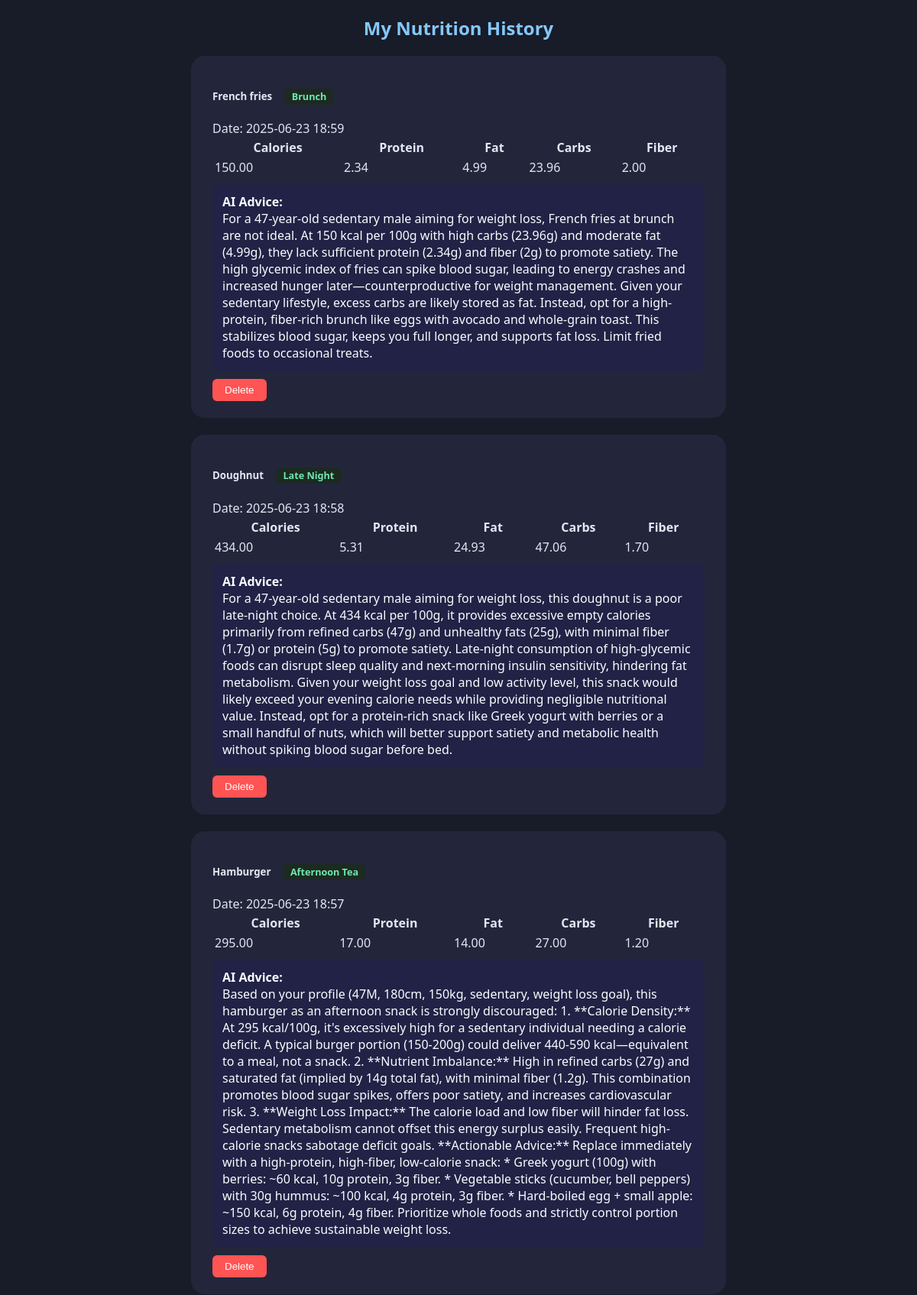
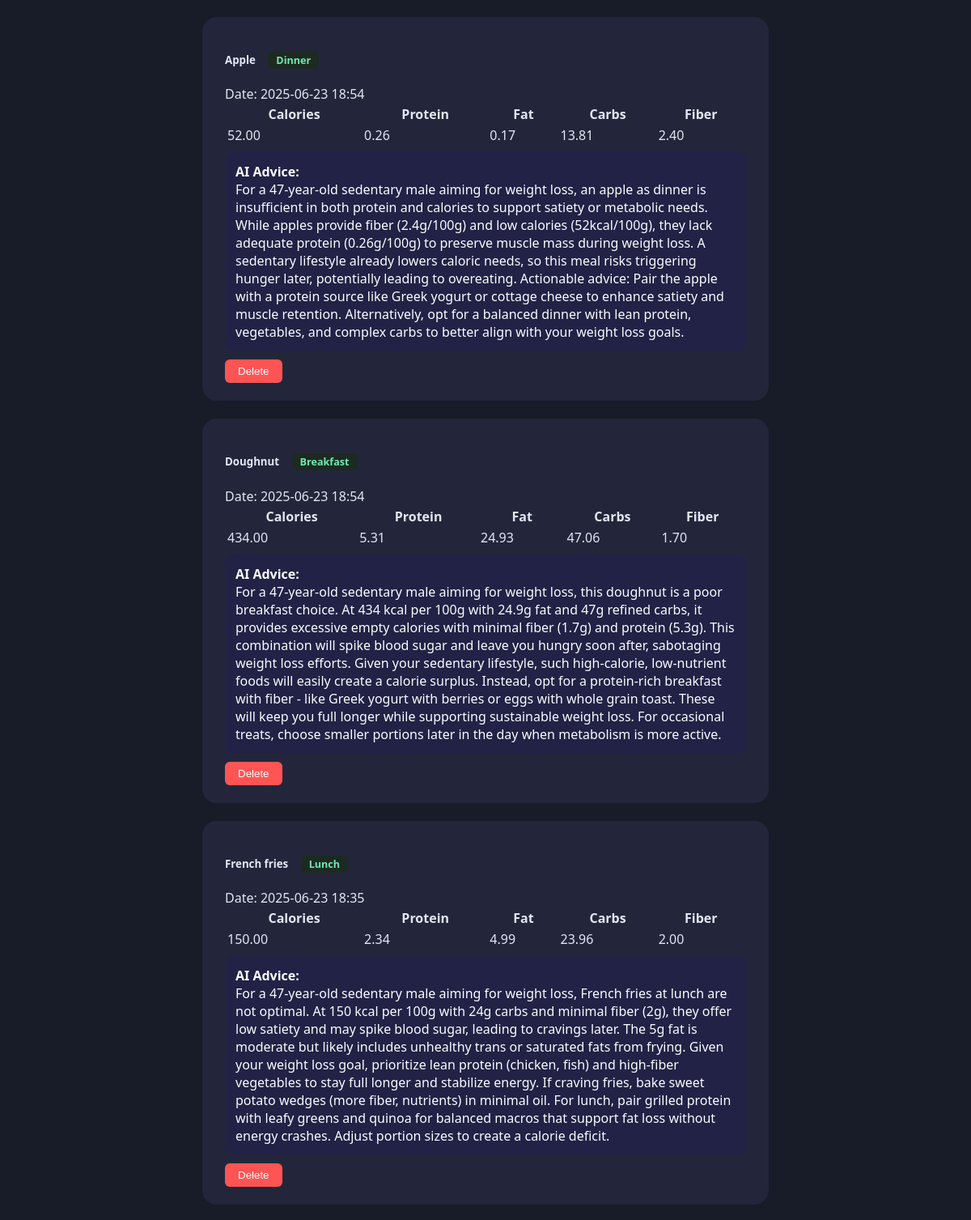
The page /history (signed in, upper part) on the database its author committed (2 pictures, top to bottom).
### backend/models.py (models this page shows)
class AnalysisHistory(db.Model):
    id = db.Column(db.Integer, primary_key=True)
    user_id = db.Column(db.Integer, nullable=False)
    food_name = db.Column(db.String(100))
    nutrients = db.Column(db.Text)
    ai_advice = db.Column(db.Text)
    timestamp = db.Column(db.DateTime, default=datetime.utcnow)
    tag = db.Column(db.String(20))

### app.py (the view)
    @app.route('/history')
    def history():
        if 'user_id' not in session:
            flash('Please log in first!')
            return redirect(url_for('login'))
        records = AnalysisHistory.query.filter_by(user_id=session['user_id']).order_by(
            AnalysisHistory.timestamp.desc()).all()
        for r in records:
            try:
                r.nutrients_dict = json.loads(r.nutrients)
            except Exception:
                r.nutrients_dict = {}
        return render_template('history.html', records=records)

### templates/history.html (shortened to what this page needs)
<!DOCTYPE html>
<html lang="en">
<head>
</head>
<body>
<h2 style="text-align:center;color:#84c8fa;">My Nutrition History</h2>
<div style="max-width:700px; margin:0 auto;">
    {% for item in records %}
    <div class="history-card">
        <h5>
            {{ item.food_name }}
            {% if item.tag %}
            <span class="meal-tag">
                            {{ item.tag.replace('_', ' ') | title }}
                        </span>
            {% endif %}
        </h5>
        <div>Date: {{ item.timestamp.strftime('%Y-%m-%d %H:%M') }}</div>
        <div class="nutrients-table">
            <table style="width:100%;">
                <tr>
                    {% for key in item.nutrients_dict.keys() %}
                    <th>{{ key|capitalize }}</th>
                    {% endfor %}
                </tr>
                <tr>
                    {% for value in item.nutrients_dict.values() %}
                    <td>
                        {% if value is number %}
                        {{ '%.2f'|format(value) }}
                        {% else %}
                        {{ value }}
                        {% endif %}
                    </td>
                    {% endfor %}
                </tr>
            </table>
        </div>
        {% if item.ai_advice %}
        <div class="advice"><b>AI Advice:</b><br>{{ item.ai_advice }}</div>
        {% endif %}
        <form action="{{ url_for('delete_history', history_id=item.id) }}" method="post" style="display:inline;">
            <button type="submit"
                    onclick="return confirm('Are you sure you want to delete this record?');"
                    style="background:#ff5454;color:#fff;border:none;border-radius:6px;padding:7px 16px;cursor:pointer;margin-top:10px;">
                Delete
            </button>
        </form>
    </div>
    {% endfor %}
</div>
</body>
</html>

### templates/history.html (style rules this page uses)
body { background: #181b28; color: #e2e6f3; font-family: 'Segoe UI', Arial, sans-serif; }
.history-card { background: #23263a; border-radius: 18px; margin-bottom: 22px; padding: 22px 28px; }
.advice { background: #212245; color: #fafcff; border-radius: 10px; padding: 13px; margin-top: 7px; }
.meal-tag { font-size: 0.95em; color: #71e7b3; background: #1c2a21; border-radius: 6px; padding: 2px 10px; margin-left: 12px; }

### rows shown on the page
AnalysisHistory: food_name "French fries", tag.replace "Brunch", timestamp "2025-06-23 18:59", keys "Calories" "Protein" "Fat" "Carbs" "Fiber", value "150.00" "2.34" "4.99" "23.96" "2.00", ai_advice "For a 47-year-old sedentary male aiming for weight loss, French fries at brunch are not ideal. At 150 kcal per 100g with high carbs (23.96g) and moderate fat (4.99g), they lack sufficient protein (2.34g) and fiber (2g) to promote satiety. The high glycemic index of fries can spike blood sugar, leading to energy crashes and increased hunger later—counterproductive for weight management. Given your sedentary lifestyle, excess carbs are likely stored as fat. Instead, opt for a high-protein, fiber-rich brunch like eggs with avocado and whole-grain toast. This stabilizes blood sugar, keeps you full longer, and supports fat loss. Limit fried foods to occasional treats."
AnalysisHistory: food_name "Doughnut", tag.replace "Late Night", timestamp "2025-06-23 18:58", keys "Calories" "Protein" "Fat" "Carbs" "Fiber", value "434.00" "5.31" "24.93" "47.06" "1.70", ai_advice "For a 47-year-old sedentary male aiming for weight loss, this doughnut is a poor late-night choice. At 434 kcal per 100g, it provides excessive empty calories primarily from refined carbs (47g) and unhealthy fats (25g), with minimal fiber (1.7g) or protein (5g) to promote satiety. Late-night consumption of high-glycemic foods can disrupt sleep quality and next-morning insulin sensitivity, hindering fat metabolism. Given your weight loss goal and low activity level, this snack would likely exceed your evening calorie needs while providing negligible nutritional value. Instead, opt for a protein-rich snack like Greek yogurt with berries or a small handful of nuts, which will better support…"
AnalysisHistory: food_name "Hamburger", tag.replace "Afternoon Tea", timestamp "2025-06-23 18:57", keys "Calories" "Protein" "Fat" "Carbs" "Fiber", value "295.00" "17.00" "14.00" "27.00" "1.20", ai_advice "Based on your profile (47M, 180cm, 150kg, sedentary, weight loss goal), this hamburger as an afternoon snack is strongly discouraged: 1. **Calorie Density:** At 295 kcal/100g, it's excessively high for a sedentary individual needing a calorie deficit. A typical burger portion (150-200g) could deliver 440-590 kcal—equivalent to a meal, not a snack. 2. **Nutrient Imbalance:** High in refined carbs (27g) and saturated fat (implied by 14g total fat), with minimal fiber (1.2g). This combination promotes blood sugar spikes, offers poor satiety, and increases cardiovascular risk. 3. **Weight Loss Impact:** The calorie load and low fiber will hinder fat loss. Sedentary metabolism cannot offset this…"
AnalysisHistory: food_name "Apple", tag.replace "Dinner", timestamp "2025-06-23 18:54", keys "Calories" "Protein" "Fat" "Carbs" "Fiber", value "52.00" "0.26" "0.17" "13.81" "2.40", ai_advice "For a 47-year-old sedentary male aiming for weight loss, an apple as dinner is insufficient in both protein and calories to support satiety or metabolic needs. While apples provide fiber (2.4g/100g) and low calories (52kcal/100g), they lack adequate protein (0.26g/100g) to preserve muscle mass during weight loss. A sedentary lifestyle already lowers caloric needs, so this meal risks triggering hunger later, potentially leading to overeating. Actionable advice: Pair the apple with a protein source like Greek yogurt or cottage cheese to enhance satiety and muscle retention. Alternatively, opt for a balanced dinner with lean protein, vegetables, and complex carbs to better align with your…"
AnalysisHistory: food_name "Doughnut", tag.replace "Breakfast", timestamp "2025-06-23 18:54", keys "Calories" "Protein" "Fat" "Carbs" "Fiber", value "434.00" "5.31" "24.93" "47.06" "1.70", ai_advice "For a 47-year-old sedentary male aiming for weight loss, this doughnut is a poor breakfast choice. At 434 kcal per 100g with 24.9g fat and 47g refined carbs, it provides excessive empty calories with minimal fiber (1.7g) and protein (5.3g). This combination will spike blood sugar and leave you hungry soon after, sabotaging weight loss efforts. Given your sedentary lifestyle, such high-calorie, low-nutrient foods will easily create a calorie surplus. Instead, opt for a protein-rich breakfast with fiber - like Greek yogurt with berries or eggs with whole grain toast. These will keep you full longer while supporting sustainable weight loss. For occasional treats, choose smaller portions later…"
AnalysisHistory: food_name "French fries", tag.replace "Lunch", timestamp "2025-06-23 18:35", keys "Calories" "Protein" "Fat" "Carbs" "Fiber", value "150.00" "2.34" "4.99" "23.96" "2.00", ai_advice "For a 47-year-old sedentary male aiming for weight loss, French fries at lunch are not optimal. At 150 kcal per 100g with 24g carbs and minimal fiber (2g), they offer low satiety and may spike blood sugar, leading to cravings later. The 5g fat is moderate but likely includes unhealthy trans or saturated fats from frying. Given your weight loss goal, prioritize lean protein (chicken, fish) and high-fiber vegetables to stay full longer and stabilize energy. If craving fries, bake sweet potato wedges (more fiber, nutrients) in minimal oil. For lunch, pair grilled protein with leafy greens and quinoa for balanced macros that support fat loss without energy crashes. Adjust portion sizes to…"
